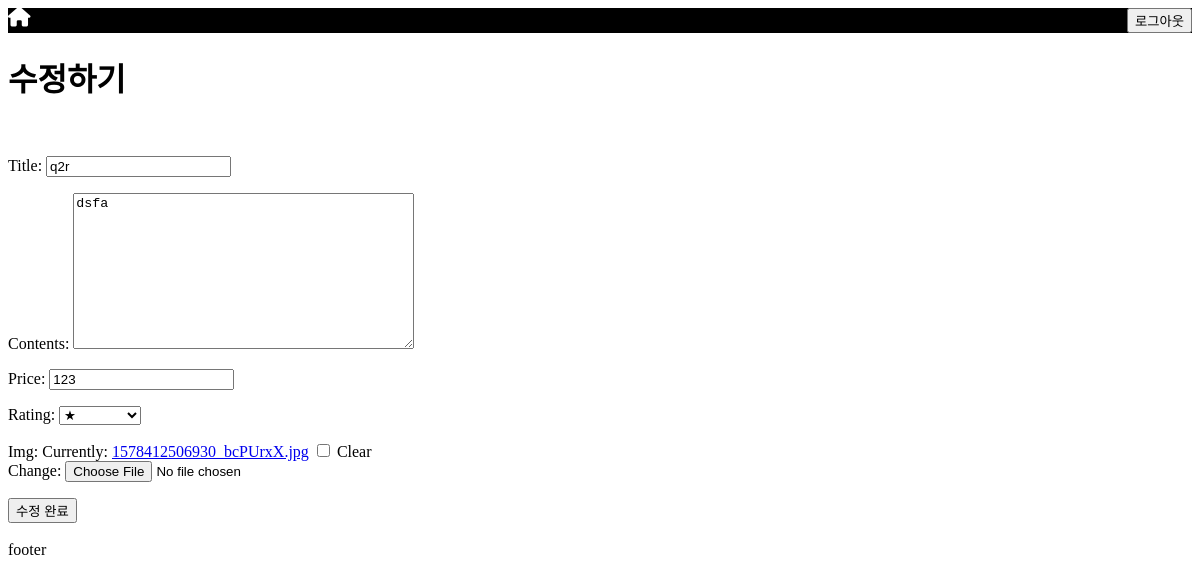
The app's page /edit/1/ (signed in) with its own data.
### blog/models.py (models this page shows, shortened)
class Post(models.Model):
    author = models.CharField(max_length=50, default="")
    title = models.CharField(max_length=50)
    contents = models.TextField()
    price = models.IntegerField()
    RATING = (
        (1, "★"),
        (2, "★★"),
        (3, "★★★"),
        (4, "★★★★"),
        (5, "★★★★★"),
    )
    rating = models.IntegerField(choices=RATING, default=1,)
    img = models.FileField(blank=True)
    date = models.DateTimeField(default=timezone.now)

### blog/views.py (the view)
# urls.py: path("edit/<int:post_pk>/", views.edit, name="edit"),
@login_required
def edit(request, post_pk):
    post = get_object_or_404(Post, pk=post_pk)
    if request.method == "POST":
        form = PostForm(request.POST, request.FILES, instance=post)
        if form.is_valid():
            post = form.save(commit=False)
            post.save()
        return redirect("detail", post.pk)
    else:
        form = PostForm(instance=post)
    return render(request, "edit.html", {"form": form})

### blog/forms.py
class PostForm(forms.ModelForm):
    class Meta:
        model = Post
        fields = (
            "title",
            "contents",
            "price",
            "rating",
            "img",
        )

### blog/templates/edit.html
{% extends 'base.html' %} {% block content %}
<h1>수정하기</h1>
<br />
<form method="POST" class="post-form" enctype="multipart/form-data">
  {% csrf_token %} {{form.as_p}}
  <button type="submit">수정 완료</button>
</form>
<br />
{% endblock %}

### records on screen
Post: title "q2r", contents "dsfa", price "123", rating "★"
